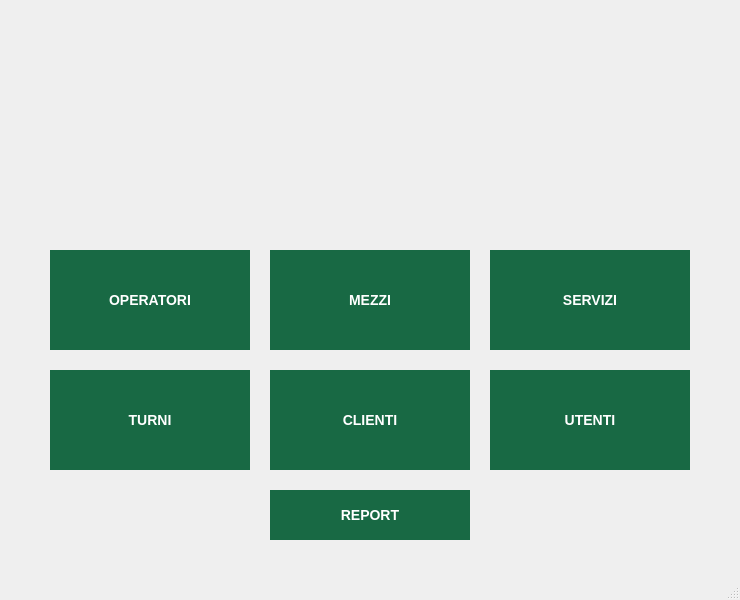
<?xml version="1.0" encoding="UTF-8"?>
<ui version="4.0">
 <class>MainWindow</class>
 <widget class="QMainWindow" name="MainWindow">
  <property name="geometry">
   <rect>
    <x>0</x>
    <y>0</y>
    <width>740</width>
    <height>600</height>
   </rect>
  </property>
  <property name="sizePolicy">
   <sizepolicy hsizetype="Preferred" vsizetype="Preferred">
    <horstretch>0</horstretch>
    <verstretch>0</verstretch>
   </sizepolicy>
  </property>
  <property name="windowTitle">
   <string>AnconAmbienteERP</string>
  </property>
  <property name="styleSheet">
   <string notr="true">@
QPushButton instance-&gt;setStyleSheet(&quot;border: 1px; border-radius: 6px; background-color:rgb(0, 77, 0) &quot;;
@</string>
  </property>
  <widget class="QWidget" name="centralwidget">
   <property name="palette">
    <palette>
     <active>
      <colorrole role="Button">
       <brush brushstyle="SolidPattern">
        <color alpha="255">
         <red>0</red>
         <green>255</green>
         <blue>127</blue>
        </color>
       </brush>
      </colorrole>
     </active>
     <inactive>
      <colorrole role="Button">
       <brush brushstyle="SolidPattern">
        <color alpha="255">
         <red>0</red>
         <green>255</green>
         <blue>127</blue>
        </color>
       </brush>
      </colorrole>
     </inactive>
     <disabled>
      <colorrole role="Button">
       <brush brushstyle="SolidPattern">
        <color alpha="255">
         <red>0</red>
         <green>255</green>
         <blue>127</blue>
        </color>
       </brush>
      </colorrole>
     </disabled>
    </palette>
   </property>
   <property name="styleSheet">
    <string notr="true">@
QPushButton instance-&gt;setStyleSheet(&quot;border: 1px; border-radius: 6px; background-color:rgb(0, 44, 0) &quot;;
@</string>
   </property>
   <widget class="QPushButton" name="pushButton">
    <property name="enabled">
     <bool>true</bool>
    </property>
    <property name="geometry">
     <rect>
      <x>50</x>
      <y>250</y>
      <width>200</width>
      <height>100</height>
     </rect>
    </property>
    <property name="palette">
     <palette>
      <active>
       <colorrole role="WindowText">
        <brush brushstyle="SolidPattern">
         <color alpha="255">
          <red>255</red>
          <green>255</green>
          <blue>255</blue>
         </color>
        </brush>
       </colorrole>
       <colorrole role="Button">
        <brush brushstyle="SolidPattern">
         <color alpha="255">
          <red>24</red>
          <green>105</green>
          <blue>68</blue>
         </color>
        </brush>
       </colorrole>
       <colorrole role="Text">
        <brush brushstyle="SolidPattern">
         <color alpha="255">
          <red>255</red>
          <green>255</green>
          <blue>255</blue>
         </color>
        </brush>
       </colorrole>
       <colorrole role="ButtonText">
        <brush brushstyle="SolidPattern">
         <color alpha="255">
          <red>255</red>
          <green>255</green>
          <blue>255</blue>
         </color>
        </brush>
       </colorrole>
       <colorrole role="Base">
        <brush brushstyle="SolidPattern">
         <color alpha="255">
          <red>24</red>
          <green>105</green>
          <blue>68</blue>
         </color>
        </brush>
       </colorrole>
       <colorrole role="Window">
        <brush brushstyle="SolidPattern">
         <color alpha="255">
          <red>24</red>
          <green>105</green>
          <blue>68</blue>
         </color>
        </brush>
       </colorrole>
      </active>
      <inactive>
       <colorrole role="WindowText">
        <brush brushstyle="SolidPattern">
         <color alpha="255">
          <red>255</red>
          <green>255</green>
          <blue>255</blue>
         </color>
        </brush>
       </colorrole>
       <colorrole role="Button">
        <brush brushstyle="SolidPattern">
         <color alpha="255">
          <red>24</red>
          <green>105</green>
          <blue>68</blue>
         </color>
        </brush>
       </colorrole>
       <colorrole role="Text">
        <brush brushstyle="SolidPattern">
         <color alpha="255">
          <red>255</red>
          <green>255</green>
          <blue>255</blue>
         </color>
        </brush>
       </colorrole>
       <colorrole role="ButtonText">
        <brush brushstyle="SolidPattern">
         <color alpha="255">
          <red>255</red>
          <green>255</green>
          <blue>255</blue>
         </color>
        </brush>
       </colorrole>
       <colorrole role="Base">
        <brush brushstyle="SolidPattern">
         <color alpha="255">
          <red>24</red>
          <green>105</green>
          <blue>68</blue>
         </color>
        </brush>
       </colorrole>
       <colorrole role="Window">
        <brush brushstyle="SolidPattern">
         <color alpha="255">
          <red>24</red>
          <green>105</green>
          <blue>68</blue>
         </color>
        </brush>
       </colorrole>
      </inactive>
      <disabled>
       <colorrole role="WindowText">
        <brush brushstyle="SolidPattern">
         <color alpha="255">
          <red>255</red>
          <green>255</green>
          <blue>255</blue>
         </color>
        </brush>
       </colorrole>
       <colorrole role="Button">
        <brush brushstyle="SolidPattern">
         <color alpha="255">
          <red>24</red>
          <green>105</green>
          <blue>68</blue>
         </color>
        </brush>
       </colorrole>
       <colorrole role="Text">
        <brush brushstyle="SolidPattern">
         <color alpha="255">
          <red>255</red>
          <green>255</green>
          <blue>255</blue>
         </color>
        </brush>
       </colorrole>
       <colorrole role="ButtonText">
        <brush brushstyle="SolidPattern">
         <color alpha="255">
          <red>255</red>
          <green>255</green>
          <blue>255</blue>
         </color>
        </brush>
       </colorrole>
       <colorrole role="Base">
        <brush brushstyle="SolidPattern">
         <color alpha="255">
          <red>24</red>
          <green>105</green>
          <blue>68</blue>
         </color>
        </brush>
       </colorrole>
       <colorrole role="Window">
        <brush brushstyle="SolidPattern">
         <color alpha="255">
          <red>24</red>
          <green>105</green>
          <blue>68</blue>
         </color>
        </brush>
       </colorrole>
      </disabled>
     </palette>
    </property>
    <property name="font">
     <font>
      <pointsize>-1</pointsize>
      <weight>75</weight>
      <italic>false</italic>
      <bold>true</bold>
     </font>
    </property>
    <property name="styleSheet">
     <string notr="true">background-color:rgb(24, 105, 68);
color: white;
border-style: outset;
font:  bold 14px
</string>
    </property>
    <property name="text">
     <string>OPERATORI</string>
    </property>
   </widget>
   <widget class="QPushButton" name="pushButton_2">
    <property name="geometry">
     <rect>
      <x>270</x>
      <y>250</y>
      <width>200</width>
      <height>100</height>
     </rect>
    </property>
    <property name="font">
     <font>
      <pointsize>-1</pointsize>
      <weight>75</weight>
      <italic>false</italic>
      <bold>true</bold>
     </font>
    </property>
    <property name="styleSheet">
     <string notr="true">background-color:rgb(24, 105, 68);
color: white;
border-style: outset;
font:  bold 14px
</string>
    </property>
    <property name="text">
     <string>MEZZI</string>
    </property>
   </widget>
   <widget class="QPushButton" name="pushButton_3">
    <property name="geometry">
     <rect>
      <x>490</x>
      <y>250</y>
      <width>200</width>
      <height>100</height>
     </rect>
    </property>
    <property name="font">
     <font>
      <pointsize>-1</pointsize>
      <weight>75</weight>
      <italic>false</italic>
      <bold>true</bold>
     </font>
    </property>
    <property name="styleSheet">
     <string notr="true">background-color:rgb(24, 105, 68);
color: white;
border-style: outset;
font:  bold 14px
</string>
    </property>
    <property name="text">
     <string>SERVIZI</string>
    </property>
   </widget>
   <widget class="QPushButton" name="pushButton_4">
    <property name="geometry">
     <rect>
      <x>50</x>
      <y>370</y>
      <width>200</width>
      <height>100</height>
     </rect>
    </property>
    <property name="font">
     <font>
      <pointsize>-1</pointsize>
      <weight>75</weight>
      <italic>false</italic>
      <bold>true</bold>
     </font>
    </property>
    <property name="styleSheet">
     <string notr="true">background-color:rgb(24, 105, 68);
color: white;
border-style: outset;
font:  bold 14px
</string>
    </property>
    <property name="text">
     <string>TURNI</string>
    </property>
   </widget>
   <widget class="QPushButton" name="pushButton_5">
    <property name="geometry">
     <rect>
      <x>270</x>
      <y>370</y>
      <width>200</width>
      <height>100</height>
     </rect>
    </property>
    <property name="font">
     <font>
      <pointsize>-1</pointsize>
      <weight>75</weight>
      <italic>false</italic>
      <bold>true</bold>
     </font>
    </property>
    <property name="styleSheet">
     <string notr="true">background-color:rgb(24, 105, 68);
color: white;
border-style: outset;
font:  bold 14px
</string>
    </property>
    <property name="text">
     <string>CLIENTI</string>
    </property>
   </widget>
   <widget class="QPushButton" name="pushButton_6">
    <property name="geometry">
     <rect>
      <x>490</x>
      <y>370</y>
      <width>200</width>
      <height>100</height>
     </rect>
    </property>
    <property name="font">
     <font>
      <pointsize>-1</pointsize>
      <weight>75</weight>
      <italic>false</italic>
      <bold>true</bold>
     </font>
    </property>
    <property name="styleSheet">
     <string notr="true">background-color:rgb(24, 105, 68);
color: white;
border-style: outset;
font:  bold 14px
</string>
    </property>
    <property name="text">
     <string>UTENTI</string>
    </property>
   </widget>
   <widget class="QPushButton" name="pushButton_7">
    <property name="geometry">
     <rect>
      <x>270</x>
      <y>490</y>
      <width>200</width>
      <height>50</height>
     </rect>
    </property>
    <property name="font">
     <font>
      <pointsize>-1</pointsize>
      <weight>75</weight>
      <italic>false</italic>
      <bold>true</bold>
     </font>
    </property>
    <property name="styleSheet">
     <string notr="true">background-color:rgb(24, 105, 68);
color: white;
border-style: outset;
font:  bold 14px
</string>
    </property>
    <property name="text">
     <string>REPORT</string>
    </property>
   </widget>
   <widget class="QLabel" name="label">
    <property name="geometry">
     <rect>
      <x>70</x>
      <y>-160</y>
      <width>591</width>
      <height>461</height>
     </rect>
    </property>
    <property name="styleSheet">
     <string notr="true">background-image: url(:/images/resized3.png);</string>
    </property>
    <property name="text">
     <string/>
    </property>
   </widget>
  </widget>
  <widget class="QStatusBar" name="statusbar"/>
 </widget>
 <resources>
  <include location="../../Tesina/Latex_src/image/test.qrc"/>
 </resources>
 <connections/>
</ui>
